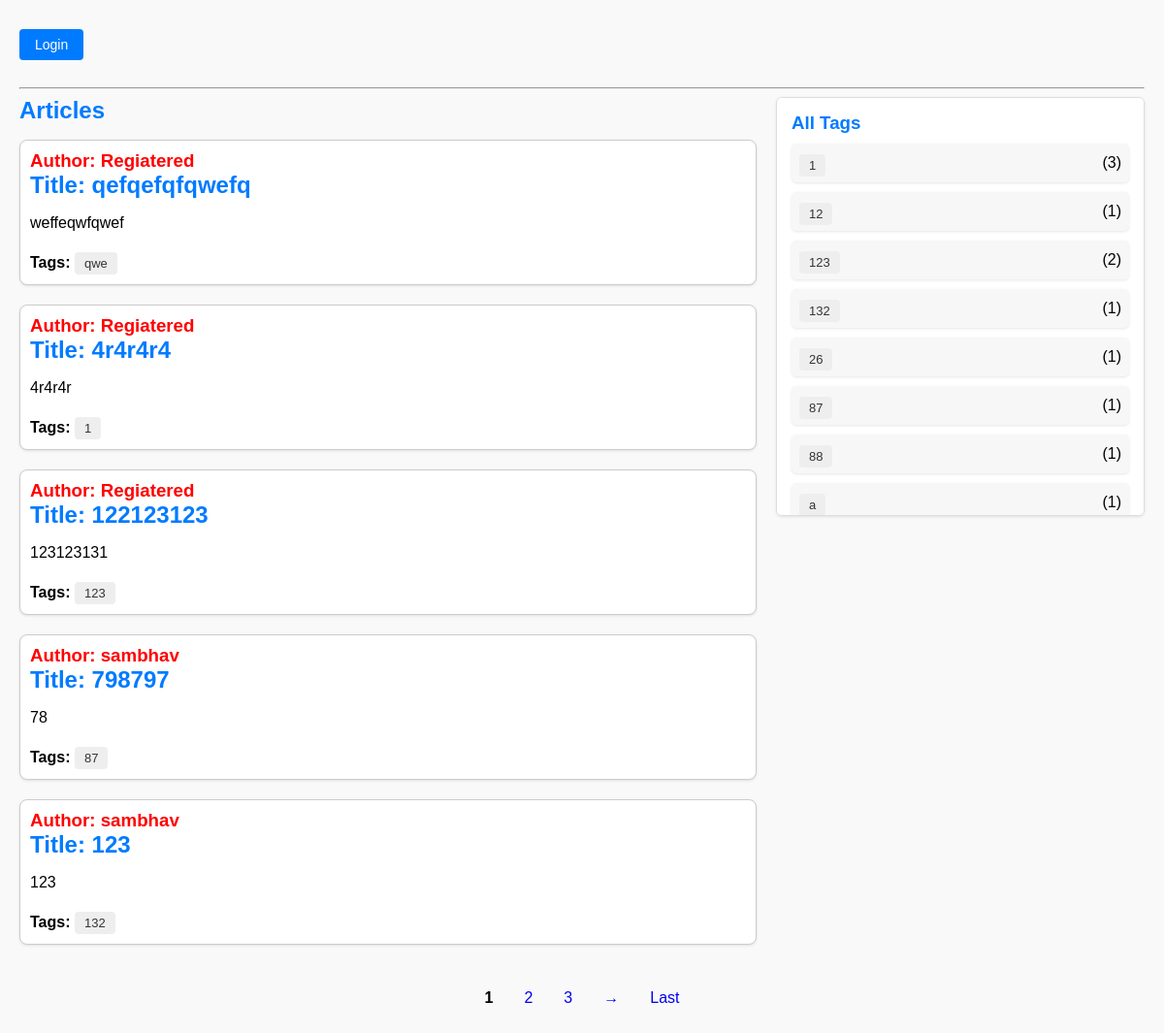
Before: / with the older database file.
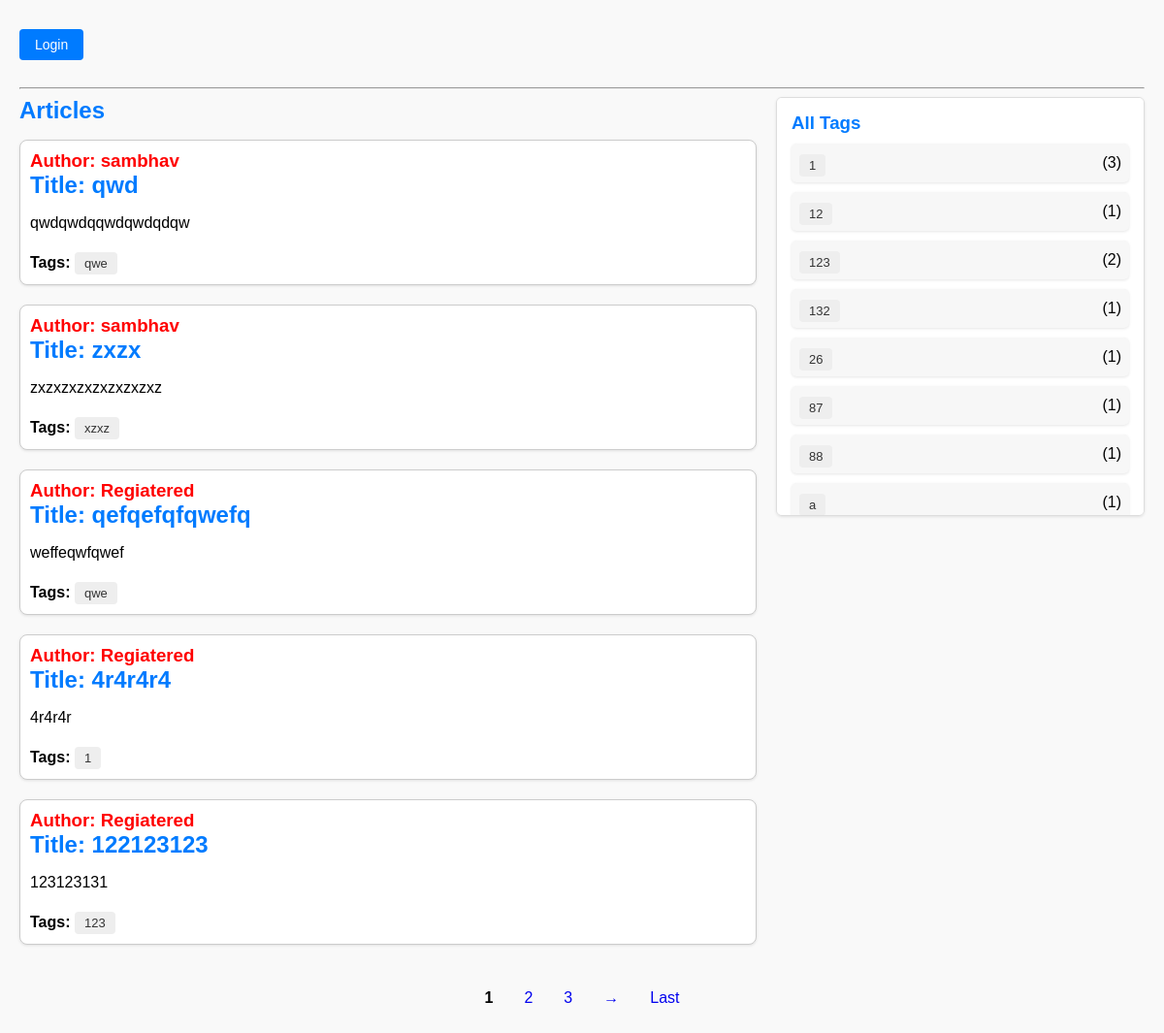
After: the same page with the newer database file.
### article/models.py (models this page shows, shortened)
class Cuser(AbstractUser):
    phone = models.CharField(max_length=15, blank=True, null=True)

class Articles(models.Model):
    title = models.CharField(max_length=200)
    content = models.TextField()
    tags = models.CharField(max_length=100)
    author = models.ForeignKey(
        settings.AUTH_USER_MODEL,
        on_delete=models.CASCADE
    )
    is_draft = models.BooleanField(default=False)
    created_at = models.DateTimeField(auto_now_add=True)

### article/views.py (the view)
# urls.py: path('', article, name='home'),
def article(request):
    user = request.user if request.user.is_authenticated else None
    all_tags_flat = []
    for art in Articles.objects.filter(is_draft=False):
        all_tags_flat.extend([tag.strip() for tag in art.tags.split(',') if tag.strip()])
    tag_counts_list = sorted(Counter(all_tags_flat).items())
    all_tags = sorted(list(set(all_tags_flat)))
    has_drafts = Articles.objects.filter(author=user, is_draft=True).exists() if user else False
    queryset = Articles.objects.filter(is_draft=False).select_related('author').order_by('-created_at')
    tag_query = request.GET.get('tag', '').strip()
    if tag_query:
        queryset = queryset.filter(
            Q(tags__iexact=tag_query) |
            Q(tags__icontains=tag_query + ', ') |
            Q(tags__icontains=', ' + tag_query)
        )
    paginator = Paginator(queryset, 5)
    page_number = request.GET.get('page', 1)
    page_obj = paginator.get_page(page_number)
    processed_articles = []
    for article in page_obj.object_list:
        processed_article = {
            'id': article.id,
            'title': article.title,
            'content': article.content,
            'tags_list': [tag.strip() for tag in article.tags.split(',') if tag.strip()],
            'author': article.author,
        }
        processed_articles.append(processed_article)
    context = {
        'user_name': user.username if user else None,
        'is_logged_in': bool(user),
        'tag_counts_list': tag_counts_list,
        'all_tags': all_tags,
        'has_drafts': has_drafts,
        'no_drafts': not has_drafts,
        'tag_query': tag_query,
        'articles': processed_articles,
        'page_obj': page_obj,
    }
    return render(request, 'article.html', context)

### article/templates/article.html (shortened to what this page needs)
{% load static %}
<!DOCTYPE html>
<html lang="en">
<head>
  <link rel="stylesheet" href="{% static 'css/article.css' %}">
</head>
<body>
<div id="navbar" style="display: flex; justify-content: space-between; align-items: center;">
  {% if is_logged_in %}
    <div>
      <a href="{% url 'add_article' %}" class="button">Add Article</a>
      <a
        href="{% url 'draft_article' %}"
        id="draftsLink"
        class="button"
        data-has-drafts="{{ has_drafts|yesno:'true,false' }}"> My Drafts </a>
      <a href="{% url 'logout' %}" class="button">Logout</a>
    </div>
     <form id="search-form" method="get" action="{% url 'article' %}">
       <input type="text" name="search" placeholder="Search articles..." value="{{ search_query }}">
       <button type="submit">Search</button>
     </form>
    <div><strong>Welcome, {{ user_name }}!</strong></div>
  {% else %}
    <div>
      <a href="{% url 'login' %}" class="button">Login</a>
    </div>
  {% endif %}
</div>
<hr>
<div style="display: grid; grid-template-columns: 2fr 1fr; gap: 20px; align-items: flex-start;">
<div>
  <h2>Articles</h2>
  <ul id="article-list" style="list-style: none; padding: 0;">
    {% for article in articles %}
      <li style="margin-bottom: 20px; padding: 10px; border: 1px solid #ccc; border-radius: 8px; background: white;">
        <h3>Author: {{ article.author.username }}</h3>
        <h2>Title: {{ article.title }}</h2>
        <p>{{ article.content }}</p>
        {% if article.tags_list %}
          <strong>Tags:</strong>
          {% for tag in article.tags_list %}
            <a href="{% url 'tags' tag %}" class="tag-link" style="margin-right: 5px;">{{ tag }}</a>
          {% endfor %}
        {% endif %}
      </li>
    {% empty %}
      <li>No articles found.</li>
    {% endfor %}
  </ul>
</div>
  <div class="tags-sidebar">
    <h3>All Tags</h3>
    <ul>
      {% for tag, count in tag_counts_list %}
        <li>
          <a href="{% url 'tags' tag %}" class="tag-link"
             {% if selected_tag and selected_tag|lower == tag|lower %}style="font-weight:bold;color:red;"{% endif %}>
             {{ tag }}
          </a> ({{ count }})
        </li>
      {% endfor %}
    </ul>
  </div>
</div> {% if page_obj.has_other_pages %}
  <div class="pagination-wrapper" style="text-align:center; margin-top: 20px;">
    <div class="pagination">
      {% for num in page_obj.paginator.page_range %}
        {% if num >= page_obj.number|add:'-2' and num <= page_obj.number|add:'2' %}
          {% if num == page_obj.number %}
            <strong>{{ num }}</strong>
          {% else %}
            <a href="?page={{ num }}">{{ num }}</a>
          {% endif %}
        {% endif %}
      {% endfor %}
      {% if page_obj.has_next %}
        <a href="?page={{ page_obj.next_page_number }}">&rarr;</a>
      {% endif %}
      {% if page_obj.number < page_obj.paginator.num_pages %}
        <a href="?page={{ page_obj.paginator.num_pages }}">Last</a>
      {% endif %}
    </div>
  </div>
{% endif %}
</body>
</html>

Changed rows visible on the page:
changed Cuser "sambhav": title "798797" → "qwd"; content "78" → "qwdqwdqqwdqwdqdqw"; title "123" → "zxzx"; content "123" → "zxzxzxzxzxzxzxzxz"; moves up the list
added Articles: tags_list "qwe"
added Articles: tags_list "xzxz"
Other visible differences:
list line gone: "87"
list line gone: "132"
